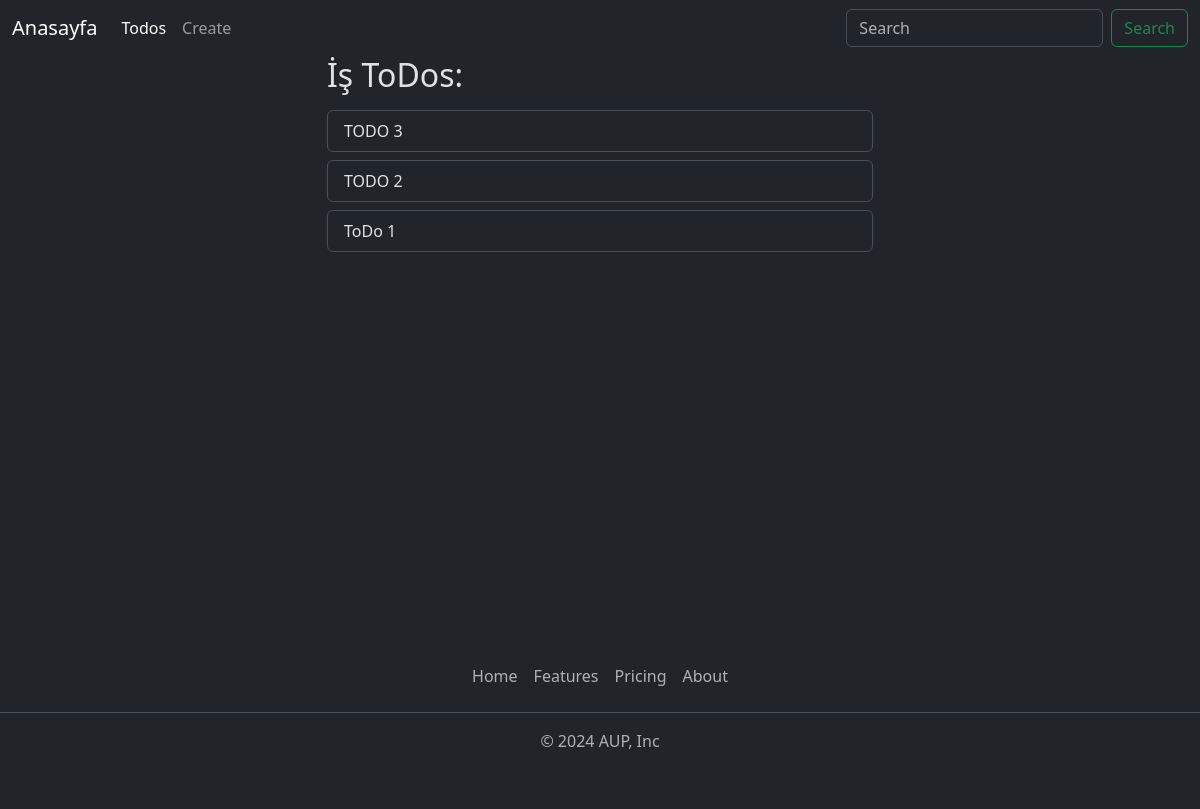
The page /todos/sub-category/is/ on the database its author committed.
### yapilacaklar/models.py (models this page shows, shortened)
class SubCategory(models.Model):
    name = models.CharField(max_length=50)
    slug = AutoSlugField(populate_from = 'name', unique=True)

class ToDo(models.Model):
    title = models.CharField(max_length=50)
    description = models.TextField(max_length=200)
    image = models.FileField(upload_to='todo_picture', null=True, blank=True)
    slug = AutoSlugField(populate_from = "title", unique=True)
    category = models.ForeignKey(Category, on_delete=models.CASCADE)
    sub_category = models.ManyToManyField(SubCategory)

### yapilacaklar/views.py (the view)
# urls.py: path('sub-category/<slug:sub_category_slug>/', todo_sub_category, name="todo_sub_category_page"),
def todo_sub_category(request, sub_category_slug):
    sub_category = SubCategory.objects.get(slug = sub_category_slug)
    todos = ToDo.objects.filter(sub_category__id = sub_category.id)
    return render(request, 'todo_sub_category.html', {
        'sub_category': sub_category,
        'todos': todos,
    })

### yapilacaklar/templates/todo_sub_category.html (shortened to what this page needs)
{% extends "layout.html" %}
{% block content %}
<div class="row justify-content-center">
    <div class="col-12 w-50">
        <h2> {{ sub_category.name }} ToDos:</h2>
        <ul class="list-group">
            {% for todo in todos %}
                <a href="{% url "todo_detail_page" todo.slug %}" class="text-decoration-none mt-2 rounded-2 mouse">
                    <li class="list-group-item">{{ todo.title }}</li>
                </a>
            {% endfor %}
        </ul>
    </div>
</div>
{% endblock content %}

### rows shown on the page
SubCategory: name "İş"
ToDo: title "TODO 3"
ToDo: title "TODO 2"
ToDo: title "ToDo 1"
